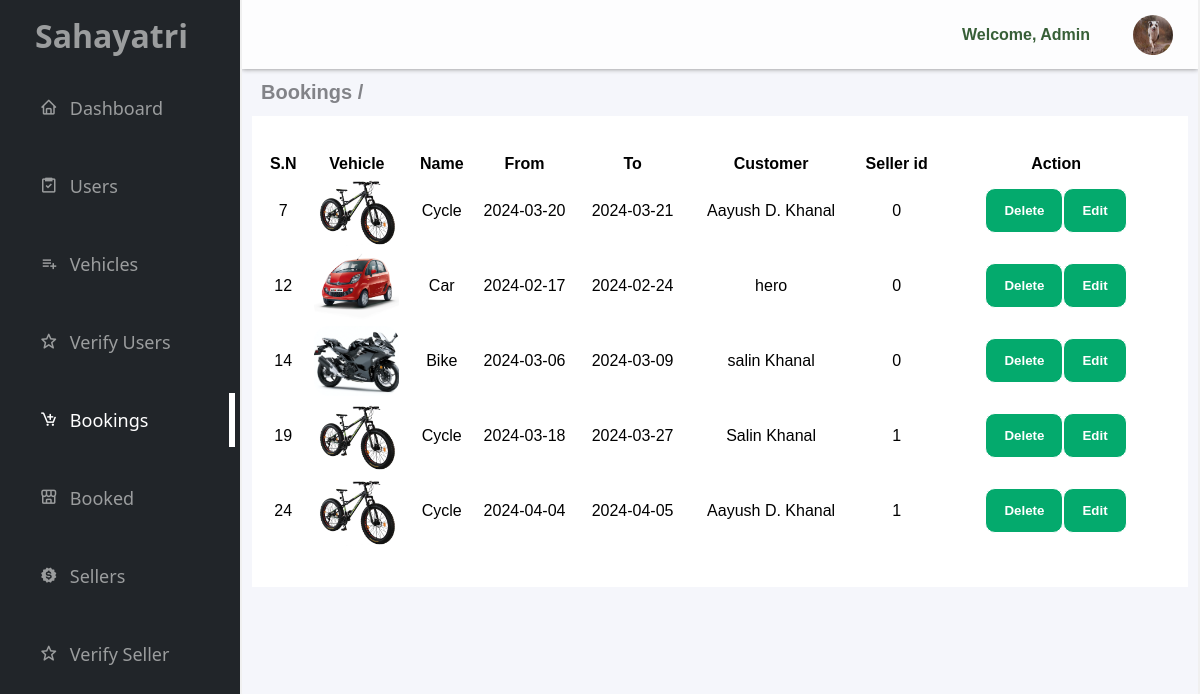
Screenshot of /sahafront/sahaback/bookings.php with the database file from the repository.
### tables this page shows
CREATE TABLE `bookings` (
  `id` int(11) NOT NULL,
  `user_id` int(100) NOT NULL,
  `seller_id` int(100) NOT NULL,
  `status` varchar(10) NOT NULL,
  `fromdate` date DEFAULT NULL,
  `todate` date DEFAULT NULL,
  `name` varchar(255) DEFAULT NULL,
  `email` varchar(255) DEFAULT NULL,
  `phone` varchar(20) DEFAULT NULL,
  `vehicleid` int(100) NOT NULL,
  `vehicleimg` varchar(100) NOT NULL,
  `vehiclename` varchar(100) NOT NULL,
  `vehiclemodel` varchar(100) NOT NULL,
  `vehicleprice` int(100) NOT NULL
);

### sahafront/sahaback/bookings.php (the view, shortened to what this page needs)
<!DOCTYPE html>
<html lang="en">
<head>
    <link rel="stylesheet" href="style/style.css">
    <link rel="stylesheet" href="style/dashboard.css">
    <link rel="stylesheet" href="style/users.css">
    <link rel="stylesheet" href="style/vehicle.css">
    <link rel="stylesheet" href="style/bookings.css">
    <link href='https://unpkg.com/boxicons@2.1.4/css/boxicons.min.css' rel='stylesheet'>
</head>
<body>
    <div class="container">
        <div class="sidebar">
            <h1>Sahayatri
            </h1>
            <ul>
                <a href="dashboard.php">
                    <li><i class='bx bx-home'></i>Dashboard</li>
                </a>
                <a href="users.php">
                    <li><i class='bx bx-task'></i>Users</li>
                </a>
                <a href="vehicle.php">
                    <li><i class='bx bx-list-plus'></i>Vehicles</li>
                </a>
                <a href="verify_request.php">
                    <li><i class='bx bx-star'></i>Verify Users</li>
                </a>
                <a href="bookings.php">
                    <li id="active"><i class='bx bx-cart-add'></i>Bookings</li>
                </a>
                <a href="booked_vehicles.php">
                    <li><i class='bx bx-store-alt'></i>Booked</li>
                </a>
                <a href="sellers.php">
                    <li><i class='bx bxs-badge-dollar'></i>Sellers</li>
                </a>
                <a href="verify_seller.php">
                    <li><i class='bx bx-star'></i>Verify Seller</li>
                </a>
            </ul>
        </div>
        <div class="main">
            <div class="vehicle">
                <div class="nav_search">
                    <p>Welcome, Admin</p>
                    <div class="profile_image">
                        <img height="40px" width="40px" src="../profile.jpg" alt="img">
                    </div>
                </div>
                <h1>Bookings /</h1>
                <div class="vehicle_info">
                    <?php
                    $servername = "localhost";
                    $username = "root";
                    $password = "";
                    $database = "mydb";
                    $conn = new mysqli($servername, $username, $password, $database);
                    ?>
                    <div class='vehicle_container'>
                        <table class='table'>
                            <thead>
                                <tr>
                                    <td scope="col">S.N</td>
                                    <td scope="col">Vehicle</td>
                                    <td scope="col">Name</td>
                                    <td scope="col">From</td>
                                    <td scope="col">To</td>
                                    <td scope="col">Customer</td>
                                    <td scope="col">Seller id</td>
                                    <td scope="col">Action</td>
                                </tr>
                            </thead>
                            <tbody>
                                <?php
                                $query = "SELECT * FROM bookings";
                                $result = $conn->query($query);
                                if ($result->num_rows > 0) {
                                    while ($row = $result->fetch_assoc()) {
                                        $id = $row['id'];
                                        if ($row['status'] == 'f') {
                                            continue;
                                        } else {
                                            echo "<tr>";
                                            echo "<td>" . $row['id'] . "</td>";
                                            echo "<td> <img height='89px' width='120px' src='" . $row['vehicleimg'] . "'></td>";
                                            echo "<td>" . $row['vehiclename'] . "</td>";
                                            echo "<td>" . $row['fromdate'] . "</td>";
                                            echo "<td>" . $row['todate'] . "</td>";
                                            echo "<td>" . $row['name'] . "</td>";
                                            echo "<td>" . $row['seller_id'] . "</td>";
                                            echo "<td id='action'><a href='../booking_delete.php?delete_id=$id'><button>Delete</button></a>";
                                            echo "<a href='booking_edit.php?edit_id=$id'><button> Edit</button></a></td>";
                                            echo "</tr>";
                                        }
                                    }
                                } ?>
                            </tbody>
                        </table>
                    </div>
                </div>
            </div>
        </div>
    </div>
</body>
</html>

### sahafront/sahaback/style/style.css (style rules this page uses)
* { margin: 0; padding: 0; }
i { margin-right: 12px; }
.profile_image { cursor: pointer; }
.nav_search { display: flex; flex-direction: row; align-items: center; justify-content: right; gap: 20px; background-color: #ffffffc7; box-shadow: 0px 0px 5px 0px gray; padding: 10px 25px; }
.nav_search p { color: rgba(19, 66, 19, 0.849); margin-top: auto; margin-bottom: auto; font-weight: 600; font-family: 'Franklin Gothic Medium', 'Arial Narrow', Arial, sans-serif; }
.nav_search img { border-radius: 50%; margin-left: 23px; margin-top: 5px; }
.container { display: grid; grid-template-columns: 1fr 4fr; height: 100vh; }
.sidebar { color: #9b9d9e; background-color: #212529; }
.sidebar ul { text-align: left; width: 96%; margin-left: auto; margin-right: auto; }
.sidebar ul a { color: #9b9d9e; text-decoration: none; }
.sidebar h1 { color: #9b9d9e; text-align: left; margin-top: 14px; font-family: 'Segoe UI', Tahoma, Geneva, Verdana, sans-serif; width: 96%; margin-left: 35px; }
.sidebar li { list-style: none; font-size: 18px; margin-top: 24px; margin-left: 35px; font-family: 'Segoe UI', Tahoma, Geneva, Verdana, sans-serif; padding-top: 15px; padding-bottom: 15px; }
#active { color: #ffffff; border-right: 6px solid #ffffff ; }
.main { overflow-y: scroll; border-right: 2px solid #F0F0F0; border-left: 2px solid #F0F0F0; background-color: #f5f6fb; }
.vehicle { width: 100%; height: 100vh; margin-left: auto; margin-right: auto; }
.vehicle h1 { font-family: 'Segoe UI', Tahoma, Geneva, Verdana, sans-serif; color: #404145a2; font-family: 'Franklin Gothic Medium', 'Arial Narrow', Arial, sans-serif; margin-top: 12px; margin-bottom: 12px; margin-left: 19px; font-size: 20px; }
.vehicle_info { display: grid; grid-template-columns: repeat(3,1fr); gap: 10px; background-color: white; width: 98%; margin-left: auto; margin-right: auto; }
.vehicle_container { width: 280px; height: 280px; cursor: pointer; padding: 39px 8px; margin-left: 14px; border-radius: 8px; margin-top: 12px; border: none; }
.vehicle_container img { display: block; margin-left: auto; margin-right: auto; height: 70%; width: 85%; border-radius: 16px; object-fit: cover; }

### sahafront/sahaback/style/dashboard.css (style rules this page uses)
.vehicle_container { display: grid; grid-template-columns: auto auto; width: 90%; margin-left: auto; margin-right: auto; }
.vehicle_info { display: block; height: 380px; }

### sahafront/sahaback/style/users.css (style rules this page uses)
.table { width: 100%; border: 0px solid gray; text-align: center; font-family: Arial, Helvetica, sans-serif; border-collapse: collapse; }
.vehicle_info { display: block; gap: 10px; background-color: white; width: 98%; margin-left: auto; margin-right: auto; }
.vehicle_container { margin-left: auto; margin-right: auto; width: 97%; display: block; height: 280px; cursor: pointer; padding: 39px 8px; border-radius: 8px; margin-top: 12px; border: none; }
#action { display: flex; flex-direction: row; justify-content: center; text-align: center; color: white; padding: 14px 18px; border-radius: 10px; font-family: Arial, Helvetica, sans-serif; border: 1px solid ; cursor: pointer; font-weight: 600; }
td button { text-align: center; color: white; padding: 14px 18px; border-radius: 10px; font-family: Arial, Helvetica, sans-serif; border: 1px solid ; cursor: pointer; font-weight: 600; background-color: #04aa6d; }

### sahafront/sahaback/style/vehicle.css (style rules this page uses)
td img { width: 60px; height: 60px; }
.vehicle_container img { display: block; margin-left: auto; margin-right: auto; height: 70px; width: 85px; border-radius: 16px; object-fit: cover; }
.vehicle_info { display: block; grid-template-columns: repeat(3,1fr); gap: 10px; background-color: white; width: 98%; height: auto; margin-left: auto; margin-right: auto; }
.vehicle_container { margin-left: auto; margin-right: auto; width: 97%; display: block; height: auto; cursor: pointer; padding: 39px 8px; border-radius: 8px; margin-top: 12px; border: none; }

### sahafront/sahaback/style/bookings.css (style rules this page uses)
thead td { font-weight: 700; }

### rows the page displays
bookings: id "7", vehicleimg (picture), vehiclename "Cycle", fromdate "2024-03-20", todate "2024-03-21", name "Aayush D. Khanal", seller "0"
bookings: id "12", vehicleimg (picture), vehiclename "Car", fromdate "2024-02-17", todate "2024-02-24", name "hero", seller "0"
bookings: id "14", vehicleimg (picture), vehiclename "Bike", fromdate "2024-03-06", todate "2024-03-09", name "salin Khanal", seller "0"
bookings: id "19", vehicleimg (picture), vehiclename "Cycle", fromdate "2024-03-18", todate "2024-03-27", name "Salin Khanal", seller "1"
bookings: id "24", vehicleimg (picture), vehiclename "Cycle", fromdate "2024-04-04", todate "2024-04-05", name "Aayush D. Khanal", seller "1"
